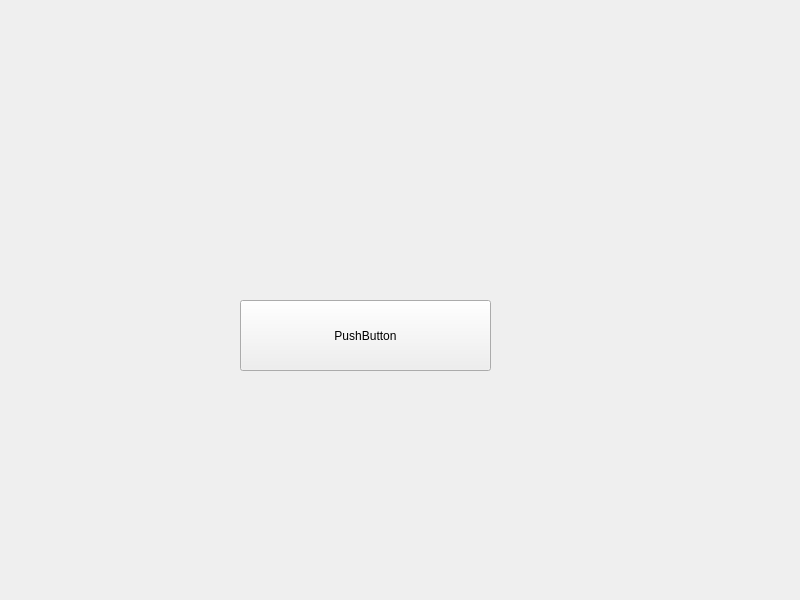
<?xml version="1.0" encoding="UTF-8"?>
<ui version="4.0">
 <class>Widget</class>
 <widget class="QWidget" name="Widget">
  <property name="geometry">
   <rect>
    <x>0</x>
    <y>0</y>
    <width>800</width>
    <height>600</height>
   </rect>
  </property>
  <property name="windowTitle">
   <string>Widget</string>
  </property>
  <widget class="PushButton" name="pushButton">
   <property name="geometry">
    <rect>
     <x>240</x>
     <y>300</y>
     <width>251</width>
     <height>71</height>
    </rect>
   </property>
   <property name="text">
    <string>PushButton</string>
   </property>
  </widget>
 </widget>
 <customwidgets>
  <customwidget>
   <class>PushButton</class>
   <extends>QPushButton</extends>
   <header>pushbutton.h</header>
  </customwidget>
 </customwidgets>
 <resources/>
 <connections/>
</ui>
